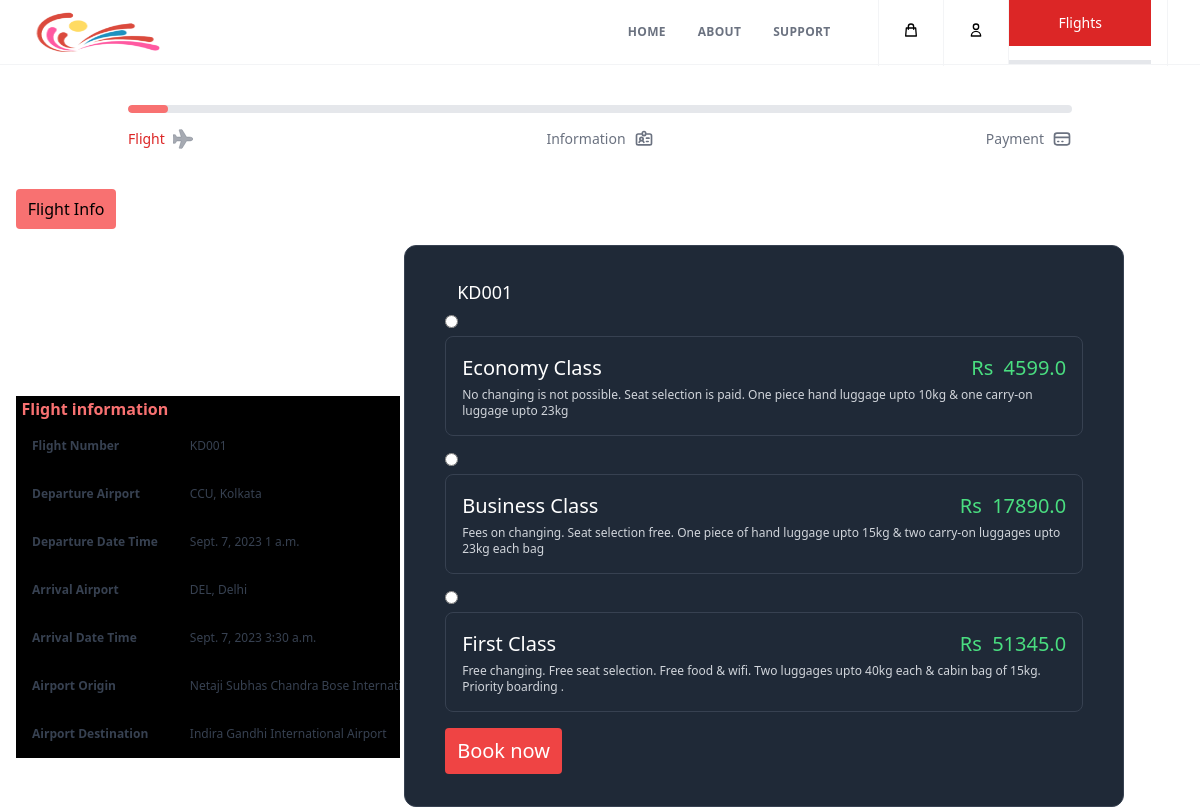
The app's page /flight/f015c12a7ffa4f498e7337682169d1e6/ (signed in) with its own data.
### core/models.py (models this page shows, shortened)
class BaseModel(models.Model):
    uid = models.UUIDField(primary_key = True, default = uuid.uuid4)
    created_at = models.DateTimeField(auto_now_add= True)
    updated_at = models.DateTimeField(auto_now= True)
    class Meta:
        abstract = True

class Flight(BaseModel):
    flight_number = models.CharField(max_length=6)
    origin_airport = models.ForeignKey(Airport, on_delete=models.CASCADE, related_name="flight_origin")
    destination_airport = models.ForeignKey(Airport, on_delete=models.CASCADE, related_name="flight_destination")
    departure_date = models.DateField()
    departure_time = models.TimeField()
    arrival_date = models.DateField()
    arrival_time = models.TimeField()
    def search_flight_result(self, seat_class):
        FMT = "%Y-%m-%d %H:%M:%S"
        x = 0
        if seat_class == 'all':
            x = 1
            seat_class = 'economy_fare'
        data = {
            "flight_number" : self.flight_number,
            "flight_id" : self.uid,
            "origin_airport" : {
                'airport_name' : self.origin_airport.airport_name,
                'airport_city' : self.origin_airport.airport_city,
                'airport_country' : self.origin_airport.airport_country,
                'iata_code' : self.origin_airport.iata_code,
                'icao_code' : self.origin_airport.icao_code,
                'airport_type' : self.origin_airport.airport_type
            },
            "destination_airport" : {
                'airport_name' : self.destination_airport.airport_name,
                'airport_city' : self.destination_airport.airport_city,
                'airport_country' : self.destination_airport.airport_country,
                'iata_code' : self.destination_airport.iata_code,
                'icao_code' : self.destination_airport.icao_code,
                'airport_type' : self.destination_airport.airport_type
            },
            "departure_date" : self.departure_date.strftime("%a , %d %b"),
            "departure_time" : self.departure_time.strftime("%H:%S"),
            "arrival_date" : self.arrival_date,
            "arrival_time" : self.arrival_time.strftime("%H:%S"),
            "flight_duration" : DateTime.strptime(str(self.arrival_date)+' '+str(self.arrival_time), FMT) - DateTime.strptime(str(self.departure_date)+' '+str(self.departure_time), FMT), # .strftime("%H hours %M minutes")
            "flight_price" : Fare.objects.get(flight=self).__getattribute__(seat_class),
        }
        if x == 1:
            del data['flight_price']
            x = 0
        return data
    def seats_left(self):
        bookings = Booking.objects.filter(flight=self).count()
        data = {
            "total" : self.seat_config.total_seats - bookings,
            "economy" : self.seat_config.economy_seats - Booking.objects.filter(flight=self, seat_type="Economy").count(),
            "business" : self.seat_config.business_seats - Booking.objects.filter(flight=self, seat_type="Business").count(),
            "first" : self.seat_config.first_seats - Booking.objects.filter(flight=self, seat_type="First").count()
        }
        return data
    def get_flight_deatils(self):
        fare = Fare.objects.get(flight=self, seat=self.seat_config)
        data = {
            "flight_information" : self.search_flight_result('all'),
            "seat_information" : {
                "default" : {
                    "total" : self.seat_config.total_seats,
                    "economy" :self.seat_config.economy_seats ,
                    "business" : self.seat_config.business_seats,
                    "first" : self.seat_config.first_seats
                },
                "available" : self.seats_left(),
                "booked" : {
                    "economy" : Booking.objects.filter(flight=self, seat_type="Economy").count(),
                    "business" : Booking.objects.filter(flight=self, seat_type="Business").count(),
                    "first" : Booking.objects.filter(flight=self, seat_type="First").count()
                }
            },
            "pricing" : {
                "economy" : fare.economy_fare,
                "business" : fare.business_fare,
                "first" : fare.first_fare,
            }
        }
        return data

class Airport(BaseModel):
    airport_name = models.CharField(max_length=200)
    airport_city = models.CharField(max_length=50)
    airport_country = models.CharField(max_length=16)
    iata_code = models.CharField(max_length=3)
    icao_code = models.CharField(max_length=4)
    airport_type = models.CharField(max_length=14, null=True, blank=True)

class Fare(models.Model):
    flight = models.ForeignKey(Flight, models.CASCADE, related_name="flight_fare")
    seat = models.ForeignKey(Seat, models.CASCADE, related_name="seat_fare")
    economy_fare = models.FloatField()
    business_fare = models.FloatField()
    first_fare = models.FloatField()

### core/views.py (the view)
# urls.py: path('flight/<str:flight_id>/', views.flight_deatils, name="flight_deatils"),
@login_required(login_url="/login")
def flight_deatils(request, flight_id):
    try:
        if Flight.objects.filter(uid=flight_id).exists():
            flight = Flight.objects.get(uid=flight_id)
            try:
                del request.session['seat_class']
            except Exception as err:
                print(err)
            if request.method == 'POST' and 'seat_class' in request.POST and request.POST['seat_class'] != '':
                response = HttpResponseRedirect(f"/flight/{flight_id}/book/?seat_class={request.POST['seat_class']}")
                request.session['seat_class'] = request.POST['seat_class']
                return response
            context = {
                "page_title": flight.origin_airport.iata_code + ' to ' + flight.destination_airport.iata_code + ' (' + flight.flight_number +')',
                "flight" : flight,
                "flight_info" : flight.get_flight_deatils()
            }
            return render(request, "booking/flights/flight-details.html", context)
        logger.info(msg="Invalid Flight ID")
        return Http404()
    except Exception as err:
        logger.error(err)

### template/booking/flights/flight-details.html (shortened to what this page needs)
{% include 'booking/sections/header.html' %}
{% load static %}
</head>
<body>
    {% include 'booking/sections/nav-bar.html' %}
    <div class="mx-8 my-8 lg:mx-32 sm:mx-8 lg:my-10 sm:my-8">
        <div>
            <div class="overflow-hidden rounded-full bg-gray-200">
                <div class="h-2 w-10 rounded-full bg-red-400"></div>
            </div>
            <ol class="mt-4 grid grid-cols-3 text-sm font-medium text-gray-500">
                <li class="cursor-pointer  flex items-center justify-start text-red-600">
                    <span class="hidden sm:inline"> Flight </span>
                </li>
                <li class="cursor-pointer flex items-center justify-center ">
                    <span class="hidden sm:inline"> Information </span>
                </li>
                <li class="cursor-pointer flex items-center justify-end">
                    <span class="hidden sm:inline"> Payment </span>
                    <svg class=" h-6 w-6 sm:ml-2 sm:h-5 sm:w-5" xmlns="http://www.w3.org/2000/svg" fill="none"
                        viewBox="0 0 24 24" stroke="currentColor" stroke-width="2">
                        <path stroke-linecap="round" stroke-linejoin="round"
                            d="M3 10h18M7 15h1m4 0h1m-7 4h12a3 3 0 003-3V8a3 3 0 00-3-3H6a3 3 0 00-3 3v8a3 3 0 003 3z" />
                    </svg>
                </li>
            </ol>
        </div>
    </div>
    <button onclick="flight_info_table_SHOW_HIDE();" style="width: 100px; display: block;" class="m-4 bg-red-400 px3 py-2 rounded">Flight Info</button>
    <div style="display: inline-block; width: 400px; max-width: 400px; overflow:scroll">
        <table id="flight_info_table"  class="mx-4 bg-black w-full items-center">
            <thead>
                <th class="text-red-400">Flight information</th>
            </thead>
            <tbody class="bg-black">
                    <tr class="bg-black text-gray-700 dark:text-gray-100">
                        <th
                            class="border-t-0 px-4 align-middle border-l-0 border-r-0 text-xs whitespace-nowrap p-4 text-left">
                            Flight Number</th>
                        <td
                            class="border-t-0 px-4 align-middle border-l-0 border-r-0 text-xs whitespace-nowrap p-4">
                            {{flight.flight_number}}</td>
                    </tr>
                    <tr class="text-gray-700 dark:text-gray-100">
                        <th
                            class="border-t-0 px-4 align-middle border-l-0 border-r-0 text-xs whitespace-nowrap p-4 text-left">
                            Departure Airport</th>
                        <td
                            class="border-t-0 px-4 align-middle border-l-0 border-r-0 text-xs whitespace-nowrap p-4">
                            {{flight.origin_airport.iata_code}}, {{flight.origin_airport.airport_city}}
                        </td>
                    </tr>
                    <tr class="text-gray-700 dark:text-gray-100">
                        <th
                            class="border-t-0 px-4 align-middle border-l-0 border-r-0 text-xs whitespace-nowrap p-4 text-left">
                            Departure Date Time
                        </th>
                        <td
                            class="border-t-0 px-4 align-middle border-l-0 border-r-0 text-xs whitespace-nowrap p-4">
                            {{flight.departure_date}} {{flight.departure_time}}
                        </td>
                    </tr>
                    <tr class="text-gray-700 dark:text-gray-100">
                        <th
                            class="border-t-0 px-4 align-middle border-l-0 border-r-0 text-xs whitespace-nowrap p-4 text-left">
                            Arrival Airport
                        </th>
                        <td
                            class="border-t-0 px-4 align-middle border-l-0 border-r-0 text-xs whitespace-nowrap p-4">
                            {{flight.destination_airport.iata_code}}, {{flight.destination_airport.airport_city}}
                        </td>
                    </tr>
                    <tr class="text-gray-700 dark:text-gray-100">
                        <th
                            class="border-t-0 px-4 align-middle border-l-0 border-r-0 text-xs whitespace-nowrap p-4 text-left">
                            Arrival Date Time
                        </th>
                        <td
                            class="border-t-0 px-4 align-middle border-l-0 border-r-0 text-xs whitespace-nowrap p-4">
                            {{flight.arrival_date}} {{flight.arrival_time}}
                        </td>
                    </tr>
                    <tr class="text-gray-700 dark:text-gray-100">
                        <th
                            class="border-t-0 px-4 align-middle border-l-0 border-r-0 text-xs whitespace-nowrap p-4 text-left">
                            Airport Origin</th>
                        <td
                            class="border-t-0 px-4 align-middle border-l-0 border-r-0 text-xs whitespace-nowrap p-4">
                            {{flight.origin_airport.airport_name}}</td>
                    </tr>
                    <tr class="text-gray-700 dark:text-gray-100">
                        <th
                            class="border-t-0 px-4 align-middle border-l-0 border-r-0 text-xs whitespace-nowrap p-4 text-left">
                            Airport Destination</th>
                        <td
                            class="border-t-0 px-4 align-middle border-l-0 border-r-0 text-xs whitespace-nowrap p-4">
                            {{flight.destination_airport.airport_name}}</td>
                    </tr>
            </tbody>
        </table>
    </div>
    <article style="display: inline-block;" id="tckt-list" class="ml-4 rounded-xl border border-gray-700 bg-gray-800 px-10 py-8 lg:w-3/5 w-full sm:mx-4 mx-4 lg:mx-0">
        <div class="flex items-center">
            <div class="ml-3">
                <h3 class="text-lg font-medium text-white">{{flight.flight_number}}</h3>
            </div>
        </div>
        <form action="" method="POST" style="font-size: 20px;">
            <ul class="mt-4 space-y-2 " style="display: block; margin: auto;">
                <li class="block cursor-pointer input-seat-type-all">
                    <input type="radio"  name="seat_class" id="economy_fare" value="economy_fare" required>
                    <label for="economy_fare" class="booking-input-label inline-block h-full rounded-lg border border-gray-700 p-4 hover:border-pink-600">
                        <strong class="font-medium text-white">Economy Class</strong>
                        <strong class="font-medium text-green-400  float-right">Rs &nbsp;{{flight_info.pricing.economy}}</strong>
                        <p class="mt-1 text-xs font-medium text-gray-300">
                            No changing is not possible. Seat selection is paid. One piece hand luggage upto 10kg & one carry-on luggage upto 23kg
                        </p>
                    </label>
                </li>
                <li class="block cursor-pointer input-seat-type-all">
                    <input type="radio"  name="seat_class" id="business_fare" value="business_fare" required>
                    <label for="business_fare" class="booking-input-label inline-block h-full rounded-lg border border-gray-700 p-4 hover:border-pink-600">
                        <strong class="font-medium text-white">Business Class</strong>
                        <strong class="font-medium text-green-400 float-right">Rs &nbsp;{{flight_info.pricing.business}}</strong>
                        <p class="mt-1 text-xs font-medium text-gray-300">
                            Fees on changing. Seat selection free. One piece of hand luggage upto 15kg & two carry-on luggages upto 23kg each bag
                        </p>
                    </label>
                </li>
                <li class="block curser-pointer input-seat-type-all">
                    <input type="radio"  name="seat_class" id="first_fare" value="first_fare" required>
                    <label for="first_fare" class="booking-input-label inline-block h-full rounded-lg border border-gray-700 p-4 hover:border-pink-600">
                        <strong class="font-medium text-white">First Class</strong>
                        <strong class="font-medium text-green-400 float-right">Rs &nbsp;{{flight_info.pricing.first}}</strong>
                        <p class="mt-1 text-xs font-medium text-gray-300">
                            Free changing. Free seat selection. Free food & wifi. Two luggages upto 40kg each & cabin bag of 15kg. Priority boarding .
                        </p>
                    </label>
                </li>
            </ul>
            <button type="submit" class="flex bg-red-500 text-center px-3 py-2 rounded text-white mt-4 justify-end">Book now</button>
        </form>
    </article>
    {% include 'booking/sections/footer.html' %}

### records on screen
Flight: flight_number "KD001", origin_airport.iata_code "CCU", origin_airport.airport_city "Kolkata", departure_date "Sept. 7, 2023", departure_time "1 a.m.", destination_airport.iata_code "DEL", destination_airport.airport_city "Delhi", arrival_date "Sept. 7, 2023", arrival_time "3:30 a.m.", origin_airport.airport_name "Netaji Subhas Chandra Bose…", destination_airport.airport_name "Indira Gandhi International Airport"
Fare: pricing.economy "4599.0", pricing.business "17890.0", pricing.first "51345.0"
